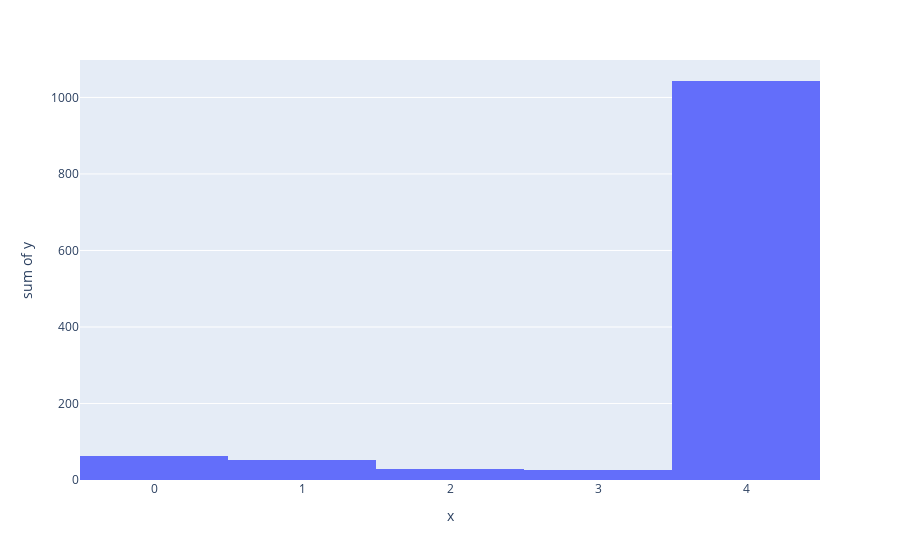

Here is the notebook cell this chart was saved with:
### Code cell
px.histogram(x=predictions, y=y_val)

### Figure 1 — Plotly figure (JSON) as saved in the notebook; plotly's stock layout.template omitted (floating-point values rounded to 4 significant figures; data arrays with more than 128 entries replaced by an {"elided": "..."} marker saying what was removed)
{"data": [{"alignmentgroup": "True", "bingroup": "x", "histfunc": "sum", "hovertemplate": "x=%{x}<br>sum of y=%{y}<extra></extra>", "legendgroup": "", "marker": {"color": "#636efa", "pattern": {"shape": ""}}, "name": "", "offsetgroup": "", "orientation": "v", "showlegend": false, "type": "histogram", "x": {"elided": "410 int values"}, "xaxis": "x", "y": {"elided": "410 int values"}, "yaxis": "y"}], "layout": {"barmode": "relative", "legend": {"tracegroupgap": 0}, "margin": {"t": 60}, "xaxis": {"anchor": "y", "domain": [0, 1], "title": {"text": "x"}}, "yaxis": {"anchor": "x", "domain": [0, 1], "title": {"text": "sum of y"}}}}
